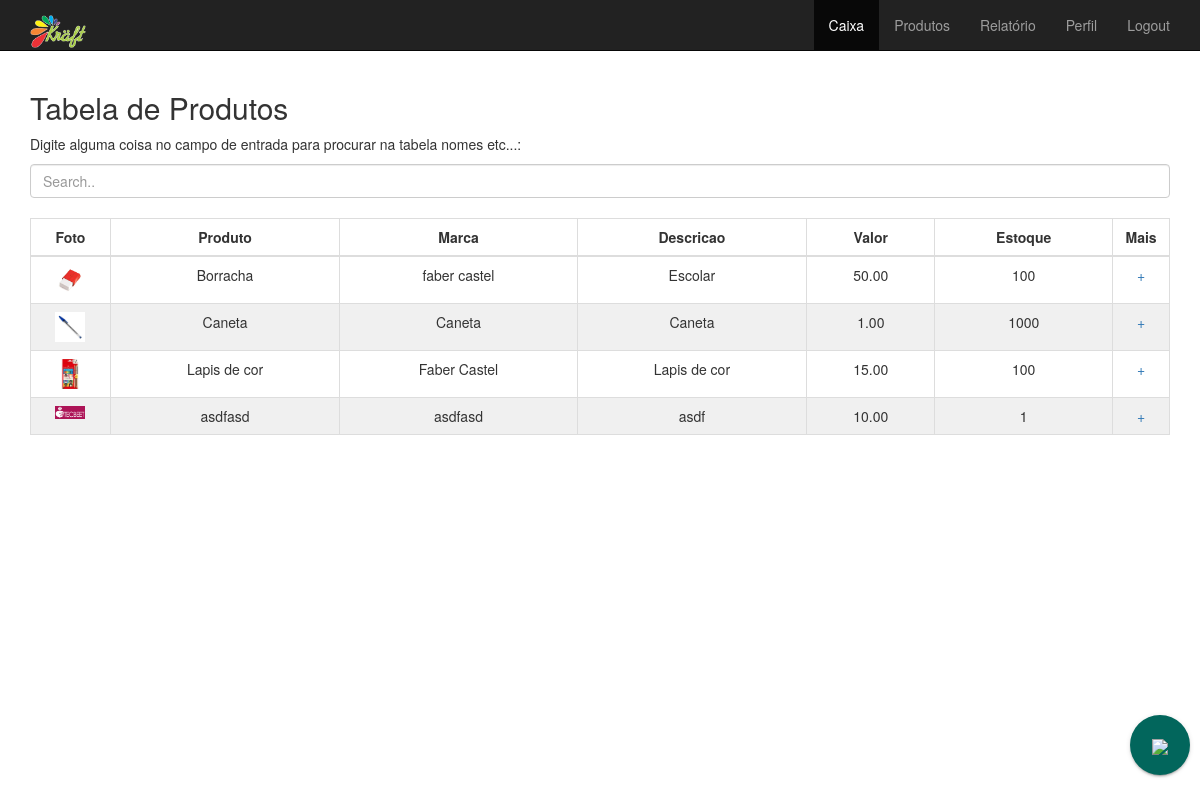
The page /produtos/ on the database as committed earlier.
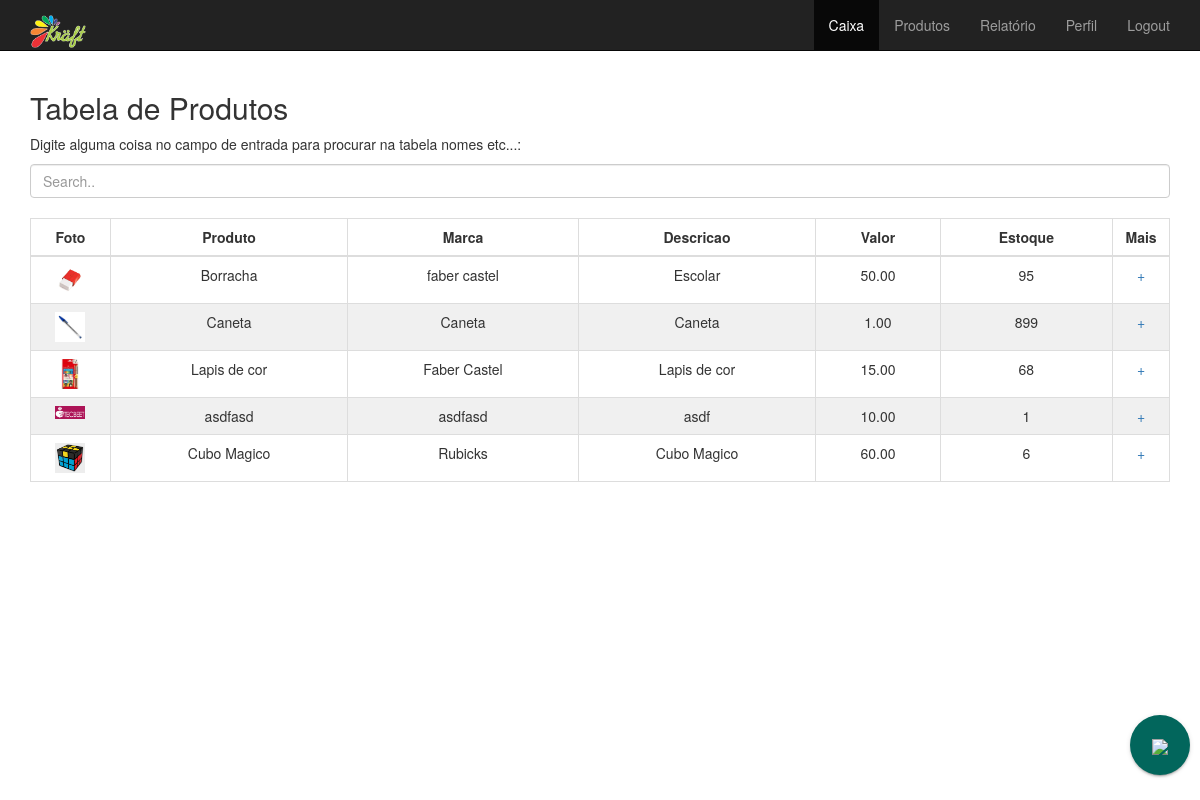
The same page on the database as committed later.
### appkraft/models.py (models this page shows, shortened)
class Produtos(models.Model):
    codigo_produto = models.IntegerField(unique=True)
    codigo_barras = models.IntegerField(unique=True)
    nome = models.CharField(max_length=150)
    descricao = models.CharField(max_length=150)
    valor = models.DecimalField(max_digits=5, decimal_places=2)
    marca = models.CharField(max_length=150)
    estoque_atual = models.IntegerField()
    estoque_minimo = models.IntegerField()
    observacoes = models.TextField(max_length=255, null=True, blank=True)
    create_data = models.DateTimeField(
        default=timezone.now, blank=True, null=True
    )
    foto = models.ImageField(upload_to='appkraft', blank=True, null=True)
    empresa = models.ForeignKey(Pessoa, on_delete=models.CASCADE)
    custo = models.DecimalField(max_digits=5, decimal_places=2)
    ganho = models.DecimalField(max_digits=5, decimal_places=2) #ganho em porcentagem

### appkraft/views.py (the view)
# urls.py: path('produtos/', ProdutosListView.as_view(), name='appkraft-list'),
class ProdutosListView(ListView):
    template_name = 'appkraft/appkraft_list.html'
    queryset = Produtos.objects.all()

### appkraft/templates/appkraft/appkraft_list.html (shortened to what this page needs)
{% extends 'appkraft/base.html' %}
{% load staticfiles %}
{% block content %}
    <div class="container">
            <h2>Tabela de Produtos</h2>
            <p>Digite alguma coisa no campo de entrada para procurar na tabela nomes etc...:</p>
            <input class="form-control" id="myInput" type="text" placeholder="Search..">
            <br>
            <table class="table table-bordered">
              <thead>
                <tr>
                  <th class="t4">Foto</th>
                  <th>Produto</th>
                  <th>Marca</th>
                  <th>Descricao</th>
                  <th>Valor</th>
                  <th>Estoque</th>
                  <th class="t5">Mais</th>
                </tr>
              </thead>
              <tbody id="myTable">
                {% for produto in object_list %}
                    <tr>
                        {% if produto.foto %}
                          <td align="center"><img src="{{produto.foto.url}}" class="img-responsive" width="30"></td>
                        {% else %}
                          <td>----</td>
                        {% endif %}
                        <td>{{ produto.nome }}</td>
                        <td>{{ produto.marca }}</td>
                        <td>{{ produto.descricao }}</td>
                        <td>{{ produto.valor }}</td>
                        <td>{{ produto.estoque_atual }}</td>
                        <td><a href="#" data-toggle="modal" data-target="#exampleModal"
                          data-whateverimagem="{{produto.foto.url}}"
                          data-whateverdetalhes="Nome: {{ produto.nome }}&#013;Código Produto: {{ produto.codigo_produto }}&#013;Código Barras: {{ produto.codigo_barras }}&#013;Descrição: {{ produto.descricao }}&#013;Valor: {{ produto.valor }}&#013;Marca: {{ produto.marca }}&#013;Estoque Atual: {{ produto.estoque_atual }}&#013;Estoque Minimo: {{ produto.estoque_minimo }}&#013;Observações: {{ produto.observacoes }}&#013;Data: {{ produto.create_data }}&#013;
                          "
                          >+</a></td>
                    </tr>
                {% endfor %}
              </tbody>
            </table>
        </div>
           <div id="div2" class="zoom">
                <a class="zoom-fab zoom-btn-large" id="zoomBtn" href="/create">
                <img src="https://img.icons8.com/android/24/ffffff/plus.png" width="30"></a>
                <ul class="zoom-menu">
              </ul>
        </div>
{% endblock %}

### appkraft/templates/appkraft/base.html (shortened to what this page needs)
{% load staticfiles %}
{% load static %}
<!DOCTYPE html>
<html lang="en">
<head>
    <link rel="stylesheet" href="https://maxcdn.bootstrapcdn.com/bootstrap/3.3.7/css/bootstrap.min.css">
    <link  rel="stylesheet" href="{% static 'css/appkraft.css' %}">
</head>
<body>
    <div class="navbar navbar-inverse navbar-static-top">
        <div class="container">
            <a class="navbar-brand js-scroll-trigger" href="#page-top">
                <img src="{% static "img/logo/logo03.png" %}" width="56">
            </a>
            <div class="collapse navbar-collapse navHeaderCollapse">
                <ul class="nav navbar-nav navbar-right">
                    <li class="active"><a href="/caixa/">Caixa</a></li>
                    <li><a href="/produtos/">Produtos</a></li>
                    <li><a href="#">Relatório</a></li>
                    <li><a href="#">Perfil</a></li>
                    <li><a href="{% url 'logout' %}">Logout</a></li>
                </ul>
            </div>
        </div>
    </div>
    {% block content %}
    {% endblock %}
</body>
</html>

### appkraft/static/css/appkraft.css (style rules this page uses)
.zoom { animation-name: example1; animation-duration: 1s; animation-iteration-count: 1; animation-timing-function: ease; position: fixed; bottom: 15px; right: 10px; height: 70px; z-index: 100; }
.zoom-fab { display: inline-block; width: 40px; height: 40px; line-height: 40px; border-radius: 50%; background-color: #02665c; vertical-align: middle; text-decoration: none; text-align: center; transition: 0.2s ease-out; box-shadow: 0 2px 2px 0 rgba(0, 0, 0, 0.14), 0 1px 5px 0 rgba(0, 0, 0, 0.12), 0 3px 1px -2px rgba(0, 0, 0, 0.2); cursor: pointer; color: #FFF; }
.zoom-btn-large { width: 60px; height: 60px; line-height: 60px; }
.zoom-menu { position: absolute; right: 70px; left: auto; top: 50%; transform: translateY(-50%); height: 100%; width: 500px; list-style: none; text-align: right; }
tr:nth-child(even) { background-color: #f0f0f0; }
tr, th { text-align: center; }
.t4 { width: 7%; }
.t5 { width: 5%; }

Rows that differ between the two databases and show on the page:
changed Produtos "Borracha": estoque_atual "100" → "95"
changed Produtos "Caneta": estoque_atual "1000" → "899"
changed Produtos "Lapis de cor": estoque_atual "100" → "68"
added Produtos: foto (picture), nome "Cubo Magico", marca "Rubicks", descricao "Cubo Magico", valor "60.00", estoque_atual "6"
